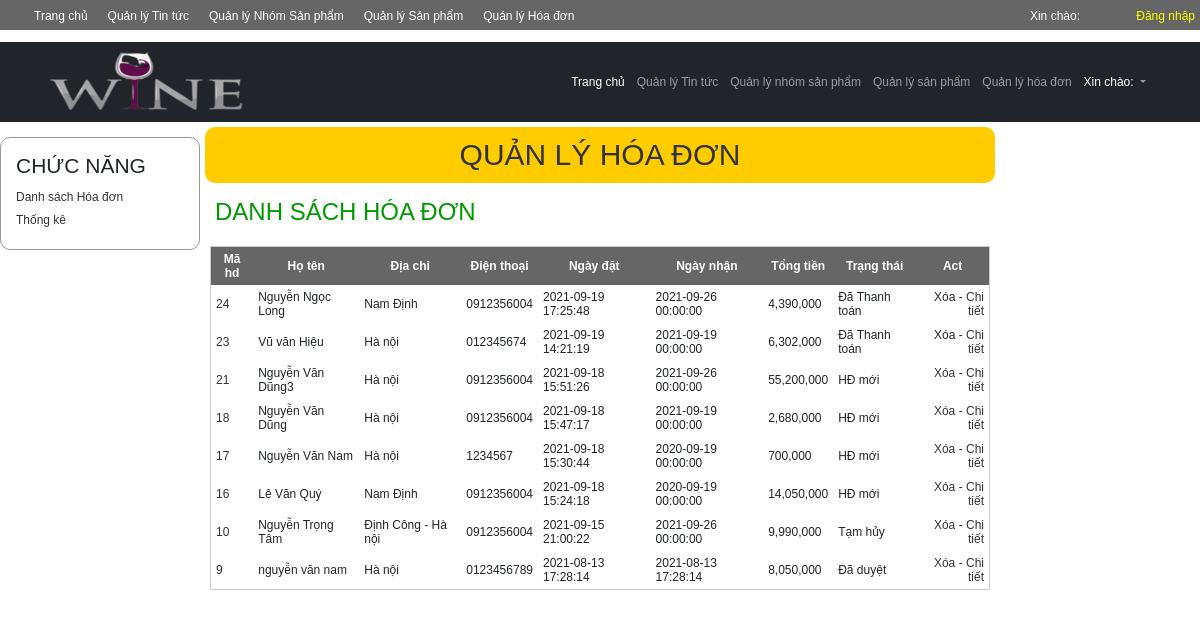
Screenshot of /index_admin.php?module=hoadon with the database file from the repository.
### tables this page shows
CREATE TABLE `tbhoadon` (
  `mahd` int(11) NOT NULL,
  `tennguoimua` varchar(30) NOT NULL,
  `dtnguoimua` varchar(15) NOT NULL,
  `nguoinhan` varchar(30) NOT NULL,
  `dienthoai` varchar(15) NOT NULL,
  `diachi` varchar(100) NOT NULL,
  `Note` text NOT NULL,
  `ngaydat` datetime NOT NULL DEFAULT current_timestamp(),
  `ngaynhan` datetime NOT NULL DEFAULT current_timestamp(),
  `trangthai` int(11) NOT NULL DEFAULT 0
);

### Models/clsDatabase.php (called while the page is built, shortened)
<?php
class clsDatabase
{
	public $conn = NULL;
	function __construct()
	{
		try
		{
			$this->conn = new PDO("mysql:host=localhost;dbname=shop","root","");
			$this->conn->exec("SET NAMES UTF8");
		}
		catch(PDOException $ex)
		{
			echo "<h3>" . $ex->getMessage() . "</h3>";
			die("<h3> LỖI KẾT NỐI CSDL </h3>");
		}
	}
	function ThucthiSQL($sql, $data=NULL)
	{
		$this->pdo_stm = $this->conn->prepare($sql);
		$ketqua=false;
		if($data!=NULL)
			$ketqua = $this->pdo_stm->execute($data);
		else
			$ketqua = $this->pdo_stm->execute();
		return $ketqua;
	}
}
?>

### Models/clsHoadon.php (called while the page is built, shortened)
<?php
require_once("clsDatabase.php");
class clsHoadon
{
	public $db;
	function __construct()
	{
		$this->db = new clsDatabase();
	}
	function LayDanhSachHoadon()
	{
		$sql = "SELECT * FROM tbHoadon ORDER BY mahd DESC";
		$ketqua = $this->db->ThucthiSQL($sql);
		if($ketqua==TRUE)
			$this->data = $this->db->pdo_stm->fetchAll();
		return $ketqua;
	}
	public function TongTien($mahd)
	{
		$sql = "SELECT SUM(soluong*giamua) AS tongtien
					FROM `tbchitiethoadon` WHERE mahd=?";
		$data[] = $mahd;
 		$ketqua = $this->db->ThucthiSQL($sql,$data);
		if($ketqua==TRUE)
		{
			$this->data = $this->db->pdo_stm->fetch();
			return $this->data["tongtien"];
		}
		else
			return -1;
	}
}
?>

### Views/vDanhSachHD.php (the view)
 	<div id="content_left">
     	<div class="left1">
         	<h3>CHỨC NĂNG</h3>
             <p><a href="?module=<?=$module?>">Danh sách Hóa đơn</a></p>
             <p><a href="?module=<?=$module?>">Thống kê</a></p>
         </div>
     </div>
     <div id="content_right">
     	<h1> QUẢN LÝ HÓA ĐƠN</h1>
         <h2> DANH SÁCH HÓA ĐƠN</h2>
         <div id="right_detail">
	<?php
             if($ketqua)
             {
             ?>
             <table width="100%" border="1" class="Content_Table" cellpadding="0" cellspacing="0">
               <tr>
                 <td>Mã hd</td>
                 <td>Họ tên</td>
                 <td>Địa chỉ</td>
                 <td>Điện thoại</td>
                 <td>Ngày đặt</td>
                 <td>Ngày nhận</td>
                 <td>Tổng tiền</td>
                 <td>Trạng thái</td>
                 <td>Act</td>
               </tr>
               <?php
                 $rows = $hoadon->data;
                 foreach($rows as $row)
                 {
                     $trangthai="";
                     if($row["trangthai"]==0)
                         $trangthai = "HĐ mới";
                     else if($row["trangthai"]==1)
                         $trangthai = "Đã duyệt";
                     else if($row["trangthai"]==2)
                         $trangthai = "Đã Thanh toán";
                     else if($row["trangthai"]==3)
                         $trangthai = "Tạm hủy";
                 ?>
               <tr>
                 <td><a href="?module=<?=$module?>&act=chitiet&id=<?=$row["mahd"]?>"> <?=$row["mahd"]?> </a></td>
                 <td><?=$row["tennguoimua"]?></td>
                 <td><?=$row["diachi"]?></td>
                 <td><?=$row["dienthoai"]?></td>
                 <td><?=$row["ngaydat"]?></td>
                 <td><?=$row["ngaynhan"]?></td>
                 <td><?=number_format($hoadon->TongTien($row["mahd"]))?></td>
                 <td><?=$trangthai?></td>
                 <td align="right">
                 <?php
                 if($row["trangthai"]!=2)
                     echo "<a href='?module=" . $module ."&act=xoa&id=" . $row["mahd"] . "'>Xóa</a> - ";
                 else
                     echo "Xóa - ";
                 ?>
                 <a href="?module=<?=$module?>&act=chitiet&id=<?=$row["mahd"]?>"> Chi tiết </a></td>
               </tr>
               <?php
                 }
               ?>
             </table>
             <?php
             }
             ?>
</div>
     </div>

### css_Admin/Style.css (style rules this page uses)
* { margin:0px; padding:0px; box-sizing:border-box; font-family:Tahoma, Geneva, sans-serif; font-size:12px }
#content_left { width:200px; float:left }
#content_right { width:800px; float:left }
#content_right > h1 { color; text-align:center; padding:10px; margin:5px; background:#FC0; color:#333; border-radius:10px }
#content_right > h2 { color:#090; padding:10px; margin:5px; }
.left1 { width:200px; border:1px #999999 solid; border-radius:10px; margin:15px 0px; padding:15px; }
.left1 h3 { margin-bottom:10px }
.left1 p { margin:5px 0px }
.left1 a { text-decoration:none; color:#333 }

### css_Admin/ContentRight.css (style rules this page uses)
#right_detail { width:800px; height:auto; margin:0px; overflow:auto; padding:0px 10px }
.Content_Table { margin:5px auto; border:1px #CCCCCC solid; border-collapse:collapse; }
.Content_Table tr { height:30px }
.Content_Table tr:first-child { background:#666; color:white; font-weight:bold; text-align:center }
.Content_Table td { padding:5px }
.Content_Table a { color:#333; text-decoration:none }

### rows the page displays
tbhoadon: mahd "24", tennguoimua "Nguyễn Ngọc Long", diachi "Nam Định", dienthoai "0912356004", ngaydat "2021-09-19 17:25:48", ngaynhan "2021-09-26 00:00:00", TongTien "4,390,000", trangthai "Đã Thanh toán", shows "Xóa -"
tbhoadon: mahd "23", tennguoimua "Vũ văn Hiệu", diachi "Hà nội", dienthoai "012345674", ngaydat "2021-09-19 14:21:19", ngaynhan "2021-09-19 00:00:00", TongTien "6,302,000", trangthai "Đã Thanh toán", shows "Xóa -"
tbhoadon: mahd "21", tennguoimua "Nguyễn Văn Dũng3", diachi "Hà nội", dienthoai "0912356004", ngaydat "2021-09-18 15:51:26", ngaynhan "2021-09-26 00:00:00", TongTien "55,200,000", trangthai "HĐ mới"
tbhoadon: mahd "18", tennguoimua "Nguyễn Văn Dũng", diachi "Hà nội", dienthoai "0912356004", ngaydat "2021-09-18 15:47:17", ngaynhan "2021-09-19 00:00:00", TongTien "2,680,000", trangthai "HĐ mới"
tbhoadon: mahd "17", tennguoimua "Nguyễn Văn Nam", diachi "Hà nội", dienthoai "1234567", ngaydat "2021-09-18 15:30:44", ngaynhan "2020-09-19 00:00:00", TongTien "700,000", trangthai "HĐ mới"
tbhoadon: mahd "16", tennguoimua "Lê Văn Quý", diachi "Nam Định", dienthoai "0912356004", ngaydat "2021-09-18 15:24:18", ngaynhan "2020-09-19 00:00:00", TongTien "14,050,000", trangthai "HĐ mới"
tbhoadon: mahd "10", tennguoimua "Nguyễn Trọng Tâm", diachi "Định Công - Hà nội", dienthoai "0912356004", ngaydat "2021-09-15 21:00:22", ngaynhan "2021-09-26 00:00:00", TongTien "9,990,000", trangthai "Tạm hủy"
tbhoadon: mahd "9", tennguoimua "nguyễn văn nam", diachi "Hà nội", dienthoai "0123456789", ngaydat "2021-08-13 17:28:14", ngaynhan "2021-08-13 17:28:14", TongTien "8,050,000", trangthai "Đã duyệt"
